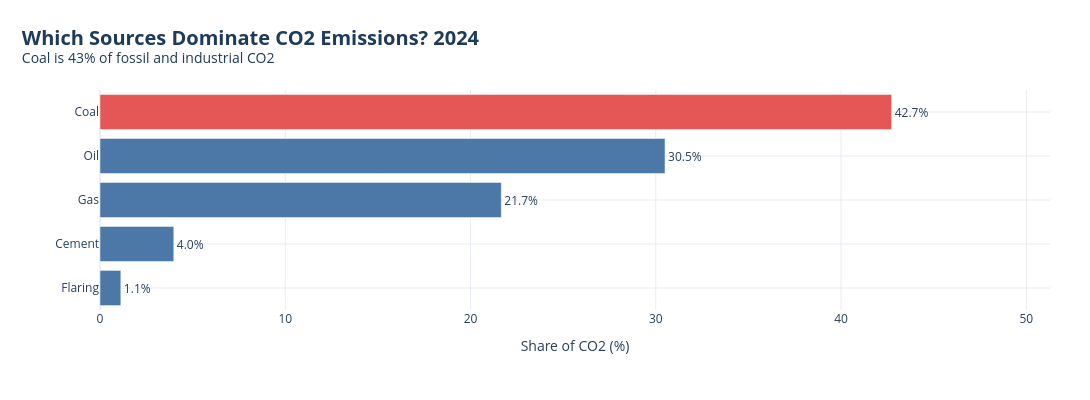

Notebook code for this chart:
### Markdown cell above
### Q3. Which emission sources dominate CO2 gas?

### Code cell
# Latest year with broad CO2 coverage (avoids a half-empty final year)
cover = df.groupby("year")["co2_mt"].count()
LATEST = int(cover[cover >= 100].index.max())
latest = df[df["year"] == LATEST].copy()

src = {"coal_co2": "Coal", "oil_co2": "Oil", "gas_co2": "Gas", "cement_co2": "Cement", "flaring_co2": "Flaring"}

tot = latest[list(src)].sum(min_count=1).rename(src)
src_share = (tot / tot.sum() * 100).sort_values()

# Compare with 50 years earlier
old_year = LATEST - 50
old = df[df["year"] == old_year][list(src)].sum(min_count=1).rename(src)
old_share = old / old.sum() * 100

# ---- graph ----
fig = go.Figure(go.Bar(
    y=src_share.index, x=src_share.values, orientation="h",
    marker_color=[RED if v == src_share.max() else BLUE for v in src_share.values],
    text=[f"{v:.1f}%" for v in src_share.values], textposition="outside",
    hovertemplate="%{y}: %{x:.1f}%<extra></extra>",
))
style(fig, f"Which Sources Dominate CO2 Emissions? {LATEST}",
      f"{src_share.idxmax()} is {src_share.max():.0f}% of fossil and industrial CO2",
      xt="Share of CO2 (%)", legend=False, h=400, left=100)
fig.update_xaxes(range=[0, src_share.max() * 1.2])
fig.show()

print(f"--- CO2 by source, {LATEST} ---")
out = pd.DataFrame({"Mt CO2": tot.round(0), f"share {LATEST} %": (tot / tot.sum() * 100).round(1),
                    f"share {old_year} %": old_share.round(1)}).sort_values("Mt CO2", ascending=False)
print(out)

# ---- summary ----
ranked = src_share.sort_values(ascending=False)
delta = (src_share - old_share).sort_values(ascending=False)
lead, second = ranked.index[0], ranked.index[1]
summary = (
    f"{lead} and {second} dominate, together producing about {ranked.iloc[:2].sum():.0f}% of fossil and "
    f"industrial CO2 in {LATEST}. {lead} is the largest single source at {ranked.iloc[0]:.1f}% "
    f"({tot[lead]:,.0f} Mt), compared with {old_share[lead]:.1f}% in {old_year}. {delta.index[0]} gained the most "
    f"share over the 50 years ({old_share[delta.index[0]]:.1f}% to {src_share[delta.index[0]]:.1f}%), while "
    f"{delta.index[-1]} lost the most ({old_share[delta.index[-1]]:.1f}% to {src_share[delta.index[-1]]:.1f}%). "
    f"{ranked.index[-2]} ({ranked.iloc[-2]:.1f}%) and {ranked.index[-1]} ({ranked.iloc[-1]:.1f}%) are minor sources. "
    f"The mix has shifted between fuels, which means power generation and industry as well as transport drive "
    f"the largest shares of CO2."
)
print(summary)
save_report(TOPIC, "q3", "Which emission sources dominate CO2 gas?", fig, summary)

### Figure 1 — Plotly figure (JSON) as saved in the notebook; plotly's stock layout.template omitted (floating-point values rounded to 4 significant figures)
{"data": [{"hovertemplate": "%{y}: %{x:.1f}%<extra></extra>", "marker": {"color": ["#4C78A8", "#4C78A8", "#4C78A8", "#4C78A8", "#E45756"]}, "orientation": "h", "text": ["1.1%", "4.0%", "21.7%", "30.5%", "42.7%"], "textposition": "outside", "type": "bar", "x": [1.124, 3.983, 21.66, 30.5, 42.73], "y": ["Flaring", "Cement", "Gas", "Oil", "Coal"]}], "layout": {"height": 400, "legend": {"orientation": "h", "title": {"text": ""}, "x": 0.5, "xanchor": "center", "y": -0.2}, "margin": {"b": 90, "l": 100, "r": 40, "t": 90}, "showlegend": false, "title": {"font": {"color": "#1f3b5c", "size": 20}, "text": "<b>Which Sources Dominate CO2 Emissions? 2024</b><br><sup>Coal is 43% of fossil and industrial CO2</sup>", "x": 0.02, "xanchor": "left"}, "width": 1090, "xaxis": {"gridcolor": "#e8ecf3", "range": [0, 51.28], "title": {"text": "Share of CO2 (%)"}}, "yaxis": {"gridcolor": "#e8ecf3", "title": {"text": ""}}}}
